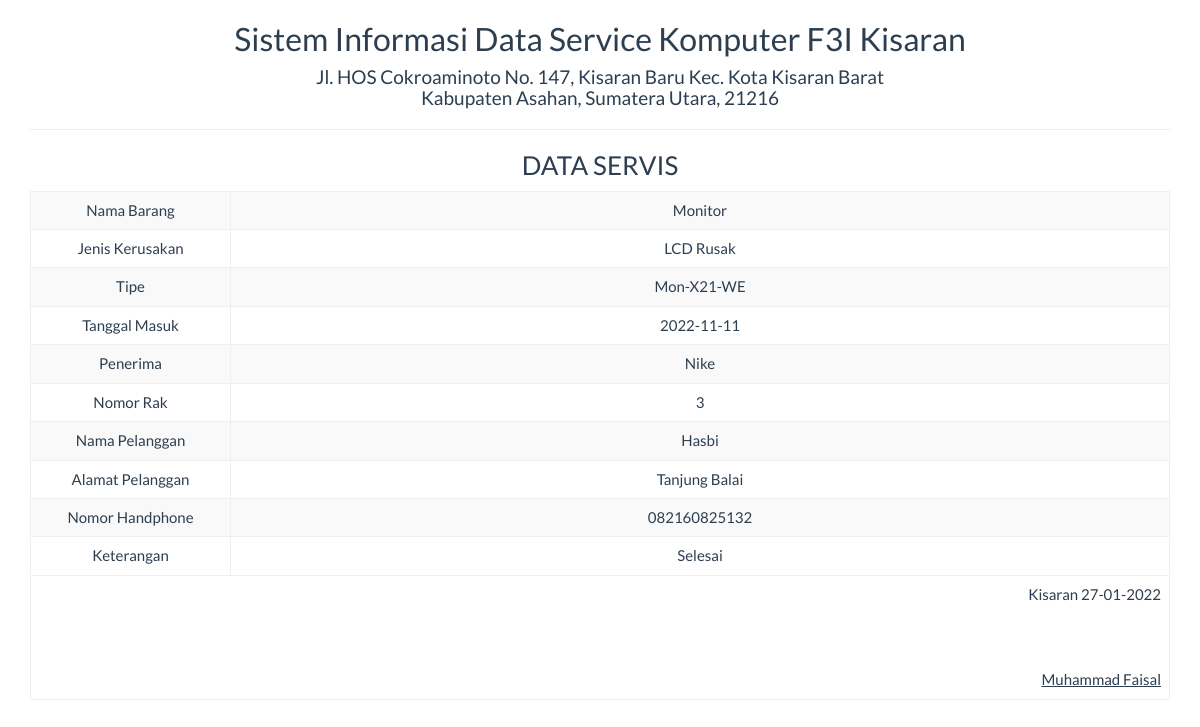
Page /report/servis_satu.php?id=S005 on the committed database.
### tables this page shows
CREATE TABLE `data_service` (
  `id` varchar(5) NOT NULL,
  `nama_barang` varchar(50) NOT NULL,
  `jenis_kerusakan` varchar(50) NOT NULL,
  `tipe` varchar(50) NOT NULL,
  `tgl_masuk` date NOT NULL,
  `penerima` varchar(50) NOT NULL,
  `no_rak` int(5) NOT NULL,
  `nama_pel` varchar(20) NOT NULL,
  `almt_pel` text NOT NULL,
  `no_hp` varchar(15) NOT NULL,
  `status` varchar(25) NOT NULL
);

### report/servis_satu.php (the view, shortened to what this page needs)
<!DOCTYPE html>
<html>
    <head>
        <link href="../Assets/css/bootstrap.min.css" rel="stylesheet" type="text/css"/>
    </head>
    <body onload="print()">
        <?php
        include '../config/koneksi.php';
        $sql = "SELECT * FROM data_service WHERE id='" . $_GET ['id'] . "'";
        $query = mysqli_query($koneksi, $sql) or die("SQL Detail error");
        $data = mysqli_fetch_array($query);
        ?>
        <div class="container">
            <div class='row'>
                <div class="col-sm-12">
                    <div class="text-center">
                        <h2>Sistem Informasi Data Service Komputer F3I Kisaran </h2>
                        <h4>Jl. HOS Cokroaminoto No. 147, Kisaran Baru  Kec. Kota Kisaran Barat<br>Kabupaten Asahan, Sumatera Utara, 21216</h4>
                        <hr>
                        <h3>DATA SERVIS</h3>
                        <table class="table table-bordered table-striped table-hover">
                            <tbody>
                                <tr>
                                    <td width="200">Nama Barang</td>
                                    <td><?= $data['nama_barang'] ?></td>
                                </tr>
                                <tr>
                                    <td>Jenis Kerusakan</td>
                                    <td><?= $data['jenis_kerusakan'] ?></td>
                                </tr>
                                <tr>
                                    <td>Tipe</td>
                                    <td><?= $data['tipe'] ?></td>
                                </tr>
                                <tr>
                                    <td>Tanggal Masuk</td>
                                    <td><?= $data['tgl_masuk'] ?></td>
                                </tr>
                                <tr>
                                    <td>Penerima</td>
                                    <td><?= $data['penerima'] ?></td>
                                </tr>
                                <tr>
                                    <td>Nomor Rak</td>
                                    <td><?= $data['no_rak'] ?></td>
                                </tr>
                                <tr>
                                    <td>Nama Pelanggan</td>
                                    <td><?= $data['nama_pel'] ?></td>
                                </tr>
                                <tr>
                                    <td>Alamat Pelanggan</td>
                                    <td><?= $data['almt_pel'] ?></td>
                                </tr>
                                <tr>
                                    <td>Nomor Handphone</td>
                                    <td><?= $data['no_hp'] ?></td>
                                </tr>
                                <tr>
                                    <td>Keterangan</td>
                                    <td><?= $data['status'] ?></td>
                                </tr>
                            </tbody>
                            <tfoot>
                                <tr>
                                    <td colspan="2" class="text-right">
                                        Kisaran  <?= date("d-m-Y") ?>
                                        <br><br><br><br>
                                        <u>Muhammad Faisal<strong></u>
                                    </td>
                                </tr>
                            </tfoot>
                        </table>
                    </div>
                </div>
            </div>
    </body>
</html>

### rows in the picture
data_service: nama_barang "Monitor", jenis_kerusakan "LCD Rusak", tipe "Mon-X21-WE", tgl_masuk "2022-11-11", penerima "Nike", no_rak "3", nama_pel "Hasbi", almt_pel "Tanjung Balai", no_hp "082160825132", status "Selesai"
